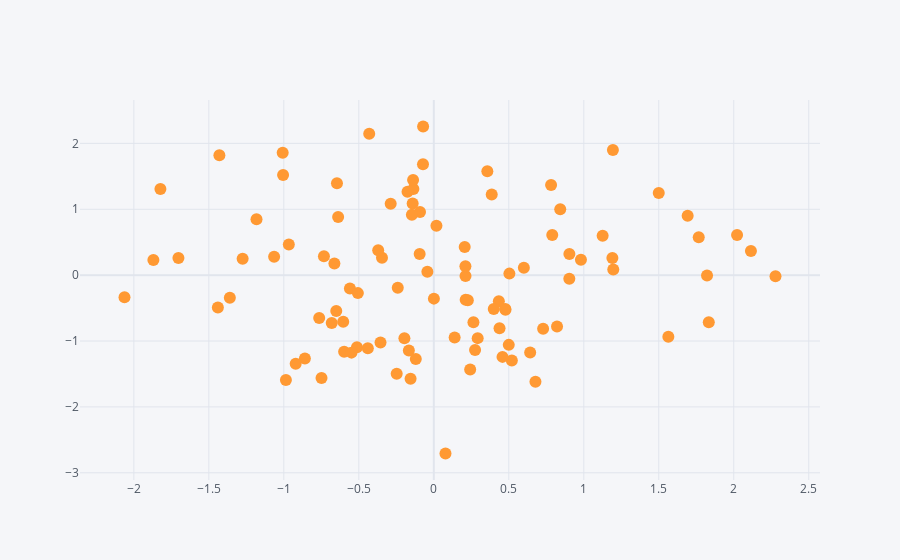

The notebook cell saved with this chart:
### Code cell
df.iplot(x = 'A' , y = 'B',mode = 'markers')
